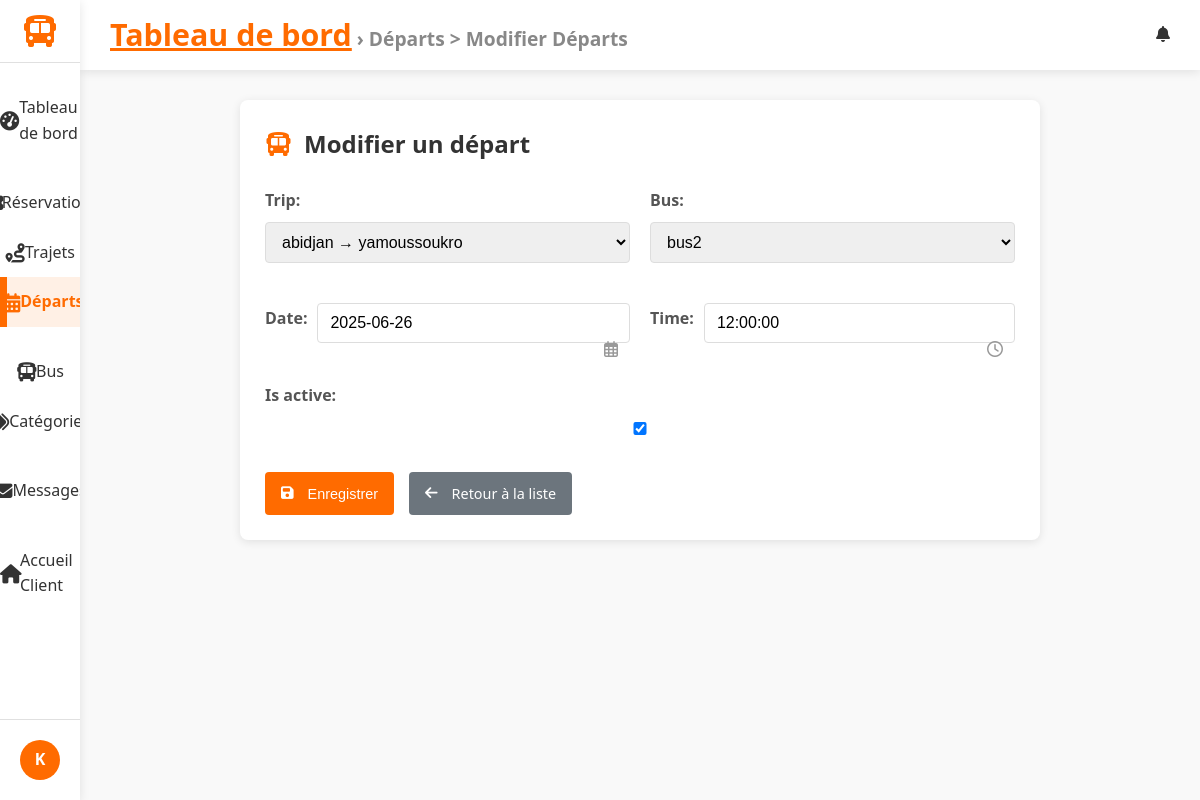
The app's page /dashboard/departures/6/edit/ (signed in) with its own data.
### accounts/models.py (models this page shows, shortened)
class CustomUser(AbstractUser):
    """
    Modèle utilisateur personnalisé. Hérite de AbstractUser (nom d'utilisateur, email, etc.).
    Nous pourrions ajouter des champs ici (par ex. is_client), mais utilisons la version minimale.
    """

### trips/models.py (models this page shows, shortened)
class Departure(models.Model):
    trip = models.ForeignKey(Trip, on_delete=models.CASCADE)
    bus = models.ForeignKey(Bus, on_delete=models.CASCADE)
    date = models.DateField()
    time = models.TimeField()
    is_active = models.BooleanField(default=True)
    class Meta:
        ordering = ['date', 'time']  # Tri par défaut par date puis heure

### gareci_admin/views.py (the view)
# urls.py: path('departures/<int:pk>/edit/', DepartureUpdateView.as_view(), name='departure_edit'),
class DepartureUpdateView(StaffRequiredMixin,ActiveTabMixin, BreadcrumbMixin , UpdateView):
    model = Departure
    fields = ['trip', 'bus', 'date', 'time', 'is_active']
    template_name = 'dashboard/departure_form.html'
    active_tab_value ='departures'
    breadcrumb_title = 'Départs > Modifier Départs'
    success_url = reverse_lazy('dashboard:departure_list')

### gareci_admin/utils.py (called while the page is built)
    def test_func(self):
        return self.request.user.is_staff

    def get_context_data(self, **kwargs):
        context = super().get_context_data(**kwargs)
        if self.active_tab_value:
            context['active_tab'] = self.active_tab_value
        return context

    def get_context_data(self, **kwargs):
        context = super().get_context_data(**kwargs)
        if self.breadcrumb_title:
            context['breadcrumb_title'] = self.breadcrumb_title
        return context

### trips/models.py (called while the page is built)
    def __str__(self):
        return self.name

    def __str__(self):
        return f"{self.origin} \u2192 {self.destination}"

### gareci_admin/templates/dashboard/departure_form.html (shortened to what this page needs)
{% extends 'dashboard/dashboard_base.html' %}
{% block content %}
<div class="departure-form-container">
    <div class="departure-form-header">
        <i class="fas fa-bus"></i>
        <h2>{% if form.instance.pk %}Modifier{% else %}Ajouter{% endif %} un départ</h2>
    </div>
    <form method="post">
        <div class="form-row">
            {% for field in form %}
                {% if not forloop.last %}
                <div class="form-group{% if field.name == 'date' or field.name == 'time' %} datetime-input{% endif %}">
                    {{ field.label_tag }}
                    {{ field }}
                    {% if field.name == 'date' %}<i class="far fa-calendar-alt"></i>{% endif %}
                    {% if field.name == 'time' %}<i class="far fa-clock"></i>{% endif %}
                </div>
                {% endif %}
            {% endfor %}
        </div>
        <div class="form-group">
            {{ form.is_active.label_tag }}
            {{ form.is_active }}
        </div>
        <div class="form-actions">
            <button type="submit" class="btn btn-primary">
                <i class="fas fa-save"></i> Enregistrer
            </button>
            <a href="{% url 'dashboard:departure_list' %}" class="btn btn-secondary">
                <i class="fas fa-arrow-left"></i> Retour à la liste
            </a>
        </div>
    </form>
</div>
{% endblock %}

### gareci_admin/templates/dashboard/dashboard_base.html (shortened to what this page needs)
{% load static %}
<!DOCTYPE html>
<html lang="fr">
<head>
    <link rel="stylesheet" href="https://cdnjs.cloudflare.com/ajax/libs/font-awesome/6.4.0/css/all.min.css">
    <link rel="stylesheet" href="{% static 'css/gareci_admin/dashboards.css' %}">
    <link rel="stylesheet" href="{% static 'css/gareci_admin/reservation_list.css' %}">
    <link rel="stylesheet" href="{% static 'css/gareci_admin/reservation_form.css' %}">
    <link rel="stylesheet" href="{% static 'css/gareci_admin/reservation_confirm_delete.css' %}">
    <link rel="stylesheet" href="{% static 'css/gareci_admin/trip_form.css' %}">
    <link rel="stylesheet" href="{% static 'css/gareci_admin/trip_list.css' %}">
    <link rel="stylesheet" href="{% static 'css/gareci_admin/message_list.css' %}">
    <link rel="stylesheet" href="{% static 'css/gareci_admin/message_form.css' %}">
    <link rel="stylesheet" href="{% static 'css/gareci_admin/message_confirm_delete.css' %}">
    <link rel="stylesheet" href="{% static 'css/gareci_admin/departure_list_.css' %}">
    <link rel="stylesheet" href="{% static 'css/gareci_admin/departure_form.css' %}">
    <link rel="stylesheet" href="{% static 'css/gareci_admin/category_list.css' %}">
    <link rel="stylesheet" href="{% static 'css/gareci_admin/category_form.css' %}">
    <link rel="stylesheet" href="{% static 'css/gareci_admin/bus_list.css' %}">
    <link rel="stylesheet" href="{% static 'css/gareci_admin/bus_form.css' %}">
</head>
<body>
    <div class="dashboard-container">
        <aside class="sidebar">
            <div class="logo">
                <a href="{% url 'dashboard:index' %}">
                    <i class="fas fa-bus"></i>
                </a>
            </div>
            <nav class="sidebar-nav">
                <ul class="nav-list">
                    <li class="{% if active_tab == 'dashboard' %}active{% endif %}">
                        <a href="{% url 'dashboard:index' %}">
                            <i class="fas fa-tachometer-alt"></i> Tableau de bord
                        </a>
                    </li>
                    <li class="nav-section-header">
                    </li>
                    <li class="{% if active_tab == 'reservations' %}active{% endif %}">
                        <a href="{% url 'dashboard:reservation_list' %}">
                             Réservations
                        </a>
                    </li>
                    <li class="{% if active_tab == 'trips' %}active{% endif %}">
                        <a href="{% url 'dashboard:trip_list' %}">
                            <i class="fas fa-route"></i> Trajets
                        </a>
                    </li>
                    <li class="{% if active_tab == 'departures' %}active{% endif %}">
                        <a href="{% url 'dashboard:departure_list' %}">
                            <i class="fas fa-calendar-alt"></i> Départs
                        </a>
                    </li>
                    <li class="nav-section-header">
                    </li>
                    <li class="{% if active_tab == 'buses' %}active{% endif %}">
                        <a href="{% url 'dashboard:bus_list' %}">
                            <i class="fas fa-bus"></i> Bus
                        </a>
                    </li>
                    <li class="{% if active_tab == 'categories' %}active{% endif %}">
                        <a href="{% url 'dashboard:category_list' %}">
                            <i class="fas fa-tags"></i> Catégories
                        </a>
                    </li>
                    <li class="nav-section-header">
                    </li>
                    <li class="{% if active_tab == 'messages' %}active{% endif %}">
                        <a href="{% url 'dashboard:message_list' %}">
                            <i class="fas fa-envelope"></i> Messages
                        </a>
                    </li>
                    <li class="nav-section-header">
                    </li>
                    <li class="{% if active_tab == 'messages' %}active{% endif %}">
                        <a href="{% url 'trips:home' %}">
                            <i class="fas fa-home"></i>Accueil Client
                        </a>
                    </li>
                </ul>
            </nav>
            <div class="sidebar-footer">
                <div class="user-profile">
                    <div class="user-avatar">
                        {% if user.profile.image %}
                            <img src="{{ user.profile.image.url }}" alt="{{ user.username }}">
                        {% else %}
                            <div class="avatar-initials">
                                {{ user.username|slice:":1"|upper }}
                            </div>
                        {% endif %}
                    </div>
                </div>
            </div>
        </aside>
        <main class="main-content">
            <header class="content-header">
                <div class="header-left">
                    <div class="breadcrumbs">
                        {% block breadcrumbs %}
                        <a href="{% url 'dashboard:index' %}">Tableau de bord</a>
                        {% if breadcrumb_title %} &rsaquo; {{ breadcrumb_title }}{% endif %}
                        {% endblock %}
                    </div>
                </div>
                <div class="header-right">
                    {% block header_actions %}
                    <div class="notifications">
                        <i class="fas fa-bell"></i>
                    </div>
                    {% endblock %}
                </div>
            </header>
            <div class="content-wrapper">
                {% block content %}{% endblock %}
            </div>
        </main>
    </div>
</body>
</html>

### static/css/gareci_admin/dashboards.css (style rules this page uses)
:root { --primary: #FF6B00; --primary-dark: #E05D00; --secondary: #0056B3; --dark: #333333; --light: #F5F5F5; --gray: #888888; --light-gray: #E0E0E0; --sidebar-width: 280px; --sidebar-collapsed-width: 80px; --header-height: 70px; --blue: #4285F4; --green: #34A853; --orange: #FBBC05; --red: #EA4335; --border-radius: 8px; --box-shadow: 0 2px 10px rgba(0, 0, 0, 0.1); --transition: all 0.3s ease; }
* { margin: 0; padding: 0; box-sizing: border-box; }
body { font-family: 'Segoe UI', Tahoma, Geneva, Verdana, sans-serif; background-color: #f9f9f9; color: var(--dark); line-height: 1.6; }
.dashboard-container { display: flex; min-height: 100vh; }
.sidebar { width: var(--sidebar-width); background-color: white; box-shadow: var(--box-shadow); display: flex; flex-direction: column; transition: var(--transition); z-index: 100; height: 100vh; position: fixed; }
.logo { display: flex; align-items: center; padding: 20px; border-bottom: 1px solid var(--light-gray); }
.logo a { text-decoration:none ; display: flex; align-items: center; }
.logo i { font-size: 2rem; color: var(--primary); margin-right: 10px; }
.sidebar-nav { flex: 1; padding: 20px 0; overflow-y: auto; }
.nav-list { list-style: none; }
.nav-section-header { padding: 15px 20px 5px; font-size: 0.8rem; text-transform: uppercase; color: var(--gray); letter-spacing: 0.5px; }
.nav-list li a { display: flex; align-items: center; padding: 12px 20px; color: var(--dark); text-decoration: none; transition: var(--transition); }
.nav-list li a i { margin-right: 10px; width: 20px; text-align: center; }
.nav-list li.active a { background-color: rgba(255, 107, 0, 0.1); color: var(--primary); border-left: 3px solid var(--primary); }
li.active { background-color: var(--accent); font-weight: bold; border-left: 4px solid var(--primary); }
.sidebar-footer { padding: 20px; border-top: 1px solid var(--light-gray); }
.user-profile { display: flex; align-items: center; }
.user-avatar { margin-right: 12px; }
.avatar-initials { width: 40px; height: 40px; border-radius: 50%; background-color: var(--primary); color: white; display: flex; align-items: center; justify-content: center; font-weight: bold; }
.main-content { flex: 1; margin-left: var(--sidebar-width); transition: var(--transition); min-height: 100vh; display: flex; flex-direction: column; }
.content-header { display: flex; justify-content: space-between; align-items: center; padding: 0 30px; height: var(--header-height); background-color: white; box-shadow: var(--box-shadow); position: sticky; top: 0; z-index: 90; }
.header-left { display: flex; align-items: center; }
.breadcrumbs { font-size: 1.2rem; color: var(--gray); font-weight: bolder; }
.breadcrumbs a { color: var(--primary); font-size: 1.9rem; font-weight: bolder; }
.header-right { display: flex; align-items: center; gap: 20px; }
.notifications { position: relative; cursor: pointer; }
.content-wrapper { flex: 1; padding: 30px; background-color: #f9f9f9; }
.btn { display: inline-flex; align-items: center; justify-content: center; padding: 8px 16px; border-radius: var(--border-radius); font-weight: 500; cursor: pointer; transition: var(--transition); border: none; font-size: 0.9rem; }
.btn i { margin-right: 6px; }
.btn-primary { background-color: var(--primary); color: white; }
@media (max-width: 1200px) { .sidebar { width: var(--sidebar-collapsed-width); } }
@media (max-width: 1200px) { .logo { justify-content: center; padding: 15px 0; } }
@media (max-width: 1200px) { .logo i { margin-right: 0; } }
@media (max-width: 1200px) { .nav-list li a { justify-content: center; padding: 12px 0; } }
@media (max-width: 1200px) { .nav-list li a i { margin-right: 0; font-size: 1.2rem; } }
@media (max-width: 1200px) { .user-avatar { margin-right: 0; } }
@media (max-width: 1200px) { .main-content { margin-left: var(--sidebar-collapsed-width); } }

### static/css/gareci_admin/reservation_list.css (style rules this page uses)
.btn { display: inline-flex; align-items: center; justify-content: center; padding: 8px 12px; border-radius: 4px; font-weight: 500; text-decoration: none; font-size: 0.85rem; transition: all 0.3s; border: none; cursor: pointer; }

### static/css/gareci_admin/reservation_confirm_delete.css (style rules this page uses)
.btn { display: inline-flex; align-items: center; justify-content: center; padding: 10px 16px; border-radius: 4px; font-weight: 500; text-decoration: none; font-size: 0.9rem; transition: all 0.3s; border: none; cursor: pointer; gap: 8px; }
.btn-secondary { background-color: #6c757d; color: white; }
.form-actions { display: flex; gap: 15px; margin-top: 30px; flex-wrap: wrap; }

### records on screen
CustomUser: username "K"
Departure: form "abidjan → yamoussoukro" "bus2" "2025-06-26" "12:00:00", is_active "☑"

### other values on screen
{{ breadcrumb_title }} "Départs > Modifier Départs"
{{ field.label_tag }} "Trip:" "Bus:" "Date:" "Time:"
